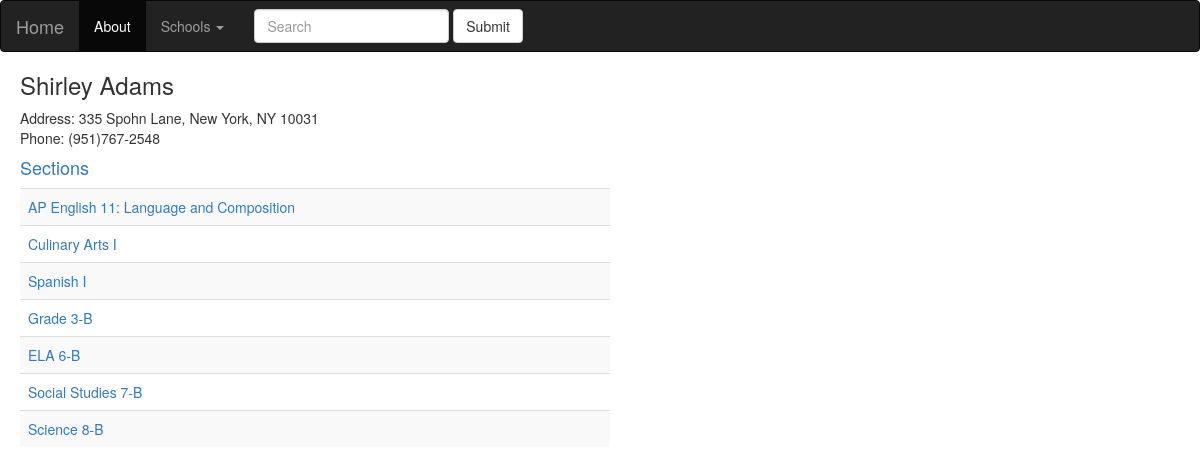
The page /districts/1/schools/2/students/2/ on the database as committed earlier.
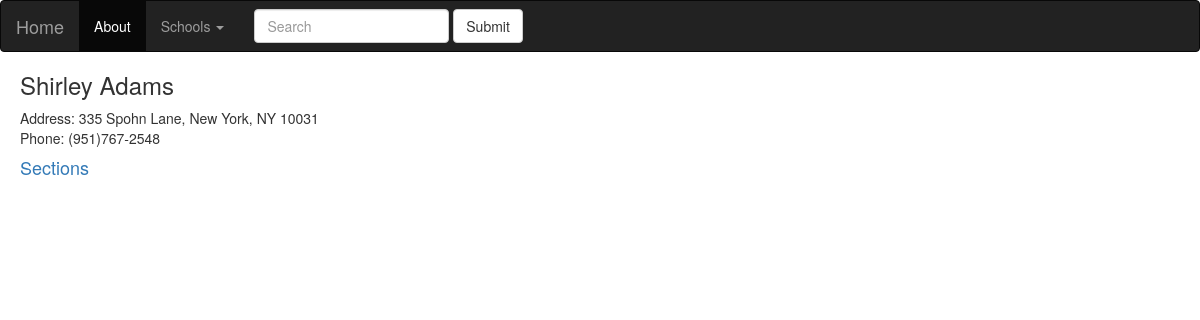
The same page on the database as committed later.
### database_setup.py (models this page shows, shortened)
class Section(Base):
    __tablename__ = 'section'
    id = Column(Integer, primary_key=True)
    name = Column(String(40), nullable=False)
    school_id = Column(Integer, ForeignKey('school.id'))
    school = relationship(School)
    teacher_id = Column(Integer, ForeignKey('teacher.id'))
    teacher = relationship(Teacher)
    students = relationship('Student', secondary='enrollment')

### schools.py (the view)
@app.route('/districts/<int:district_id>/schools/<int:school_id>/students/<int:student_id>/')
def showStudent(district_id, school_id, student_id):
    student = session.query(Student).filter_by(id=student_id).one()
    sections = student.sections
    return render_template('student.html',
                           district_id=district_id,
                           school_id=school_id,
                           student=student,
                           sections=sections)

### templates/student.html (shortened to what this page needs)
{% extends "base.html" %}
{% block content %}
<h3>{{student.first_name}} {{student.last_name}}</h3>
<p>Address: {{student.address}}, {{student.city}}, {{student.state}} {{student.zip}}<br>
Phone: {{student.phone}}</p>
<h4>Sections</h4>
<table class="table table-striped" style="width:50%">
{% for section in sections %}
<tr>
	<td><a href='{{url_for('showSection', district_id=district_id, school_id=school_id, section_id=section.id)}}'>{{section.name}}</a></td>
</tr>
{% endfor %}
</table>
{% endblock %}

Rows that differ between the two databases and show on the page:
no longer on this page (row edited): Section: name "AP English 11: Language and Composition"
no longer on this page (row edited): Section: name "Culinary Arts I"
no longer on this page (row edited): Section: name "Spanish I"
no longer on this page (row edited): Section: name "Grade 3-B"
no longer on this page (row edited): Section: name "ELA 6-B"
no longer on this page (row edited): Section: name "Social Studies 7-B"
no longer on this page (row edited): Section: name "Science 8-B"
